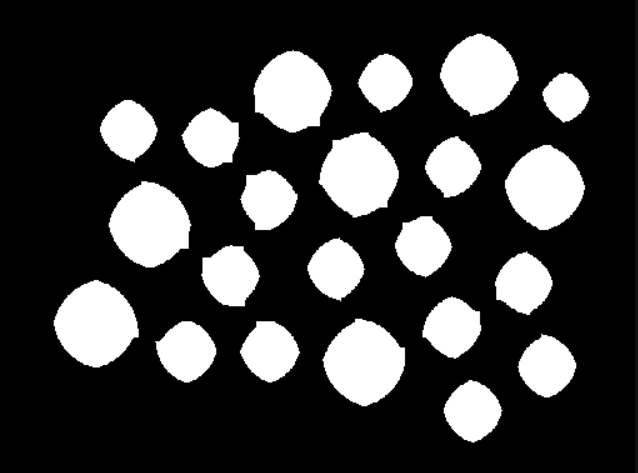
%> input picture shapes.PNG, 638 x 473 px
$ octave ImageDilationShapesPng.m   (GNU Octave 9; MATLAB toolbox functions it lacks are replaced by stand-ins)
%> lines starting %> are read from the running program, lines starting %| are printed output that depends on the picture
clear all
close all
clc
A=imread('C:\Users\Sara Latif Khan\OneDrive\Desktop\imgs\shapes.png');
%> A is the input picture: size 473x638x3 uint8; min 0, max 255, mean 59.2
 s=strel('disk',3);     %Structuring element
F=imdilate(A,s);    %Dialte the image by structuring element
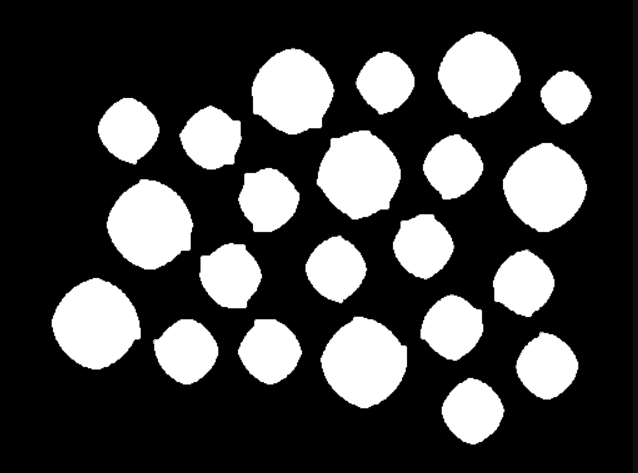
%> F: size 473x638x3 uint8; min 0, max 255, mean 67.9
figure,imshow(A);title('Original Image');
figure,imshow(F);title('Imdilate Image');
figure,imshow(F-A);title('Boundary extracted Image with using imdilate');
%> after `imshow(F-A)`:
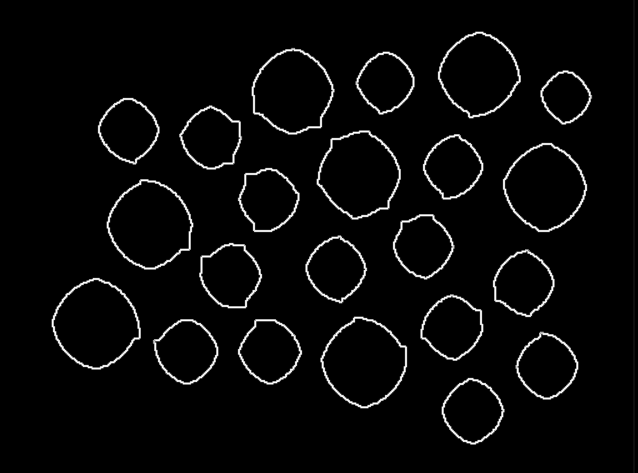
%> displayed picture: size 473x638x3, on the screen's scale of 0 to 255; min 0, max 255, mean 8.7

$ run again, with circuit.PNG copied over shapes.PNG
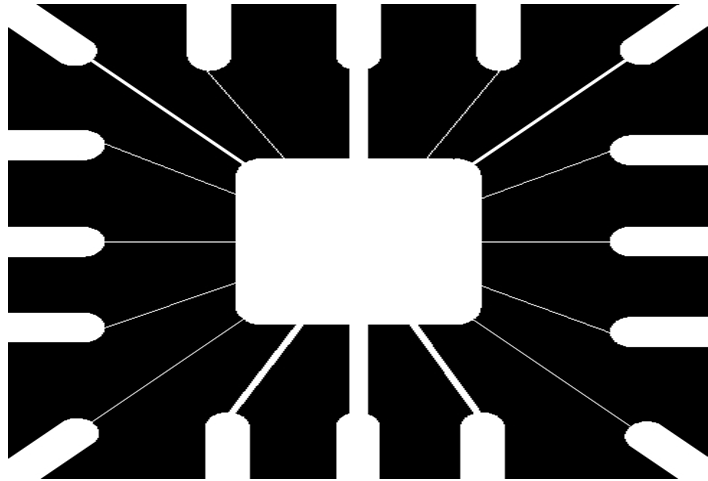
%> input picture circuit.PNG, 708 x 481 px
%> A is the input picture: size 481x708x3 uint8; min 0, max 255, mean 76
%> `F=imdilate(A,s);`:
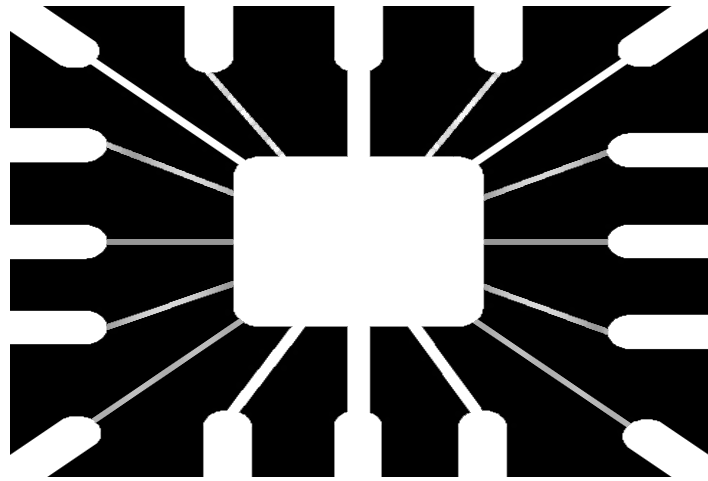
%> F: size 481x708x3 uint8; min 0, max 255, mean 89.4
%> `imshow(F-A)`:
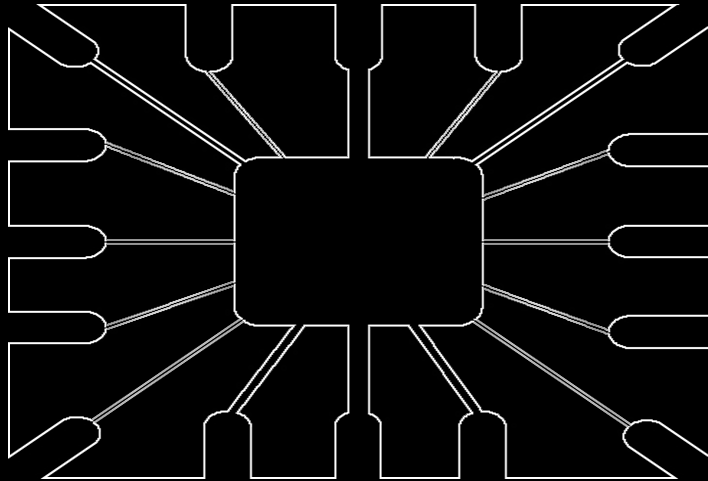
%> displayed picture: size 481x708x3, on the screen's scale of 0 to 255; min 0, max 255, mean 13.4
